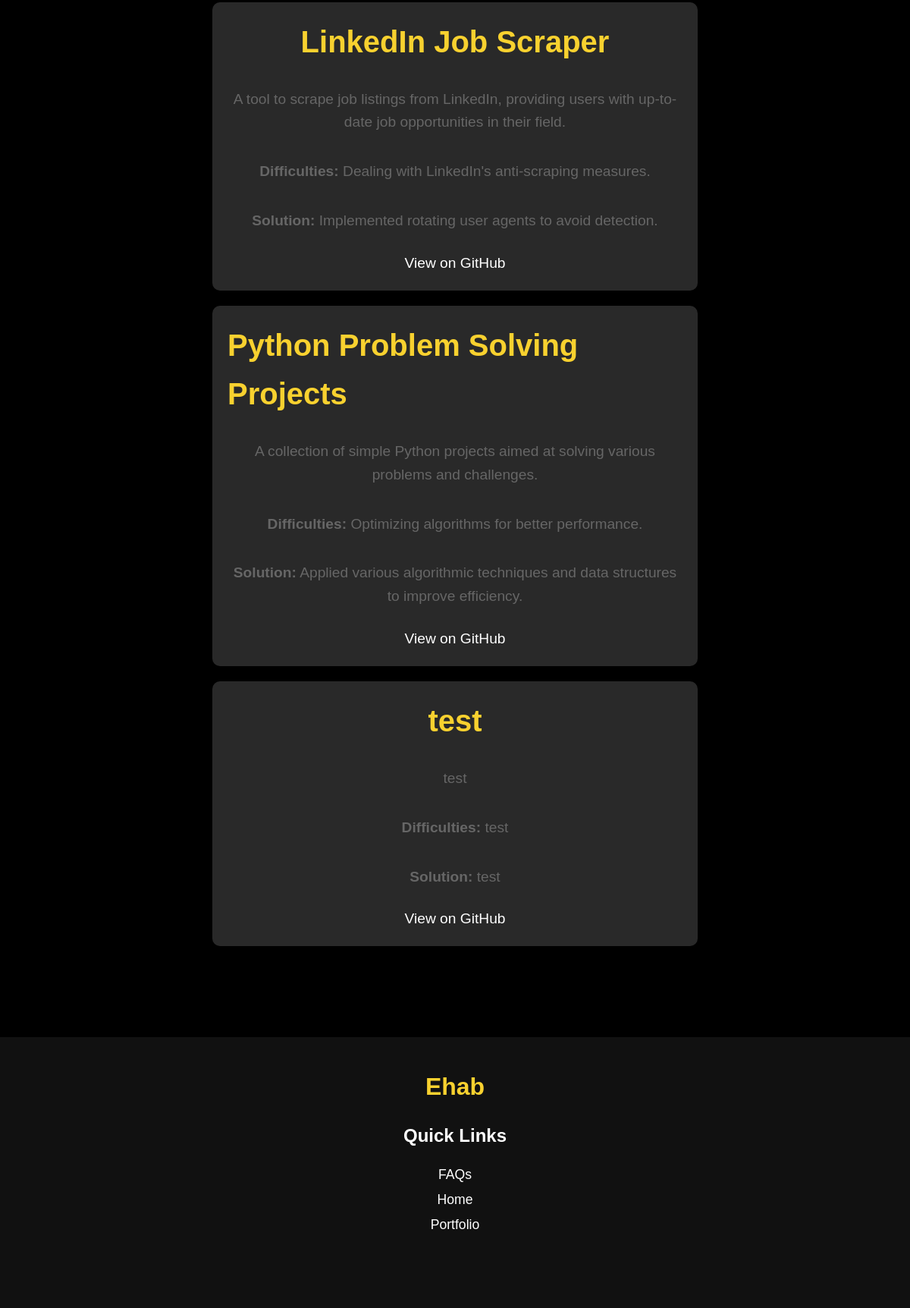
The page /projects/ (lower part) on the database as committed earlier.
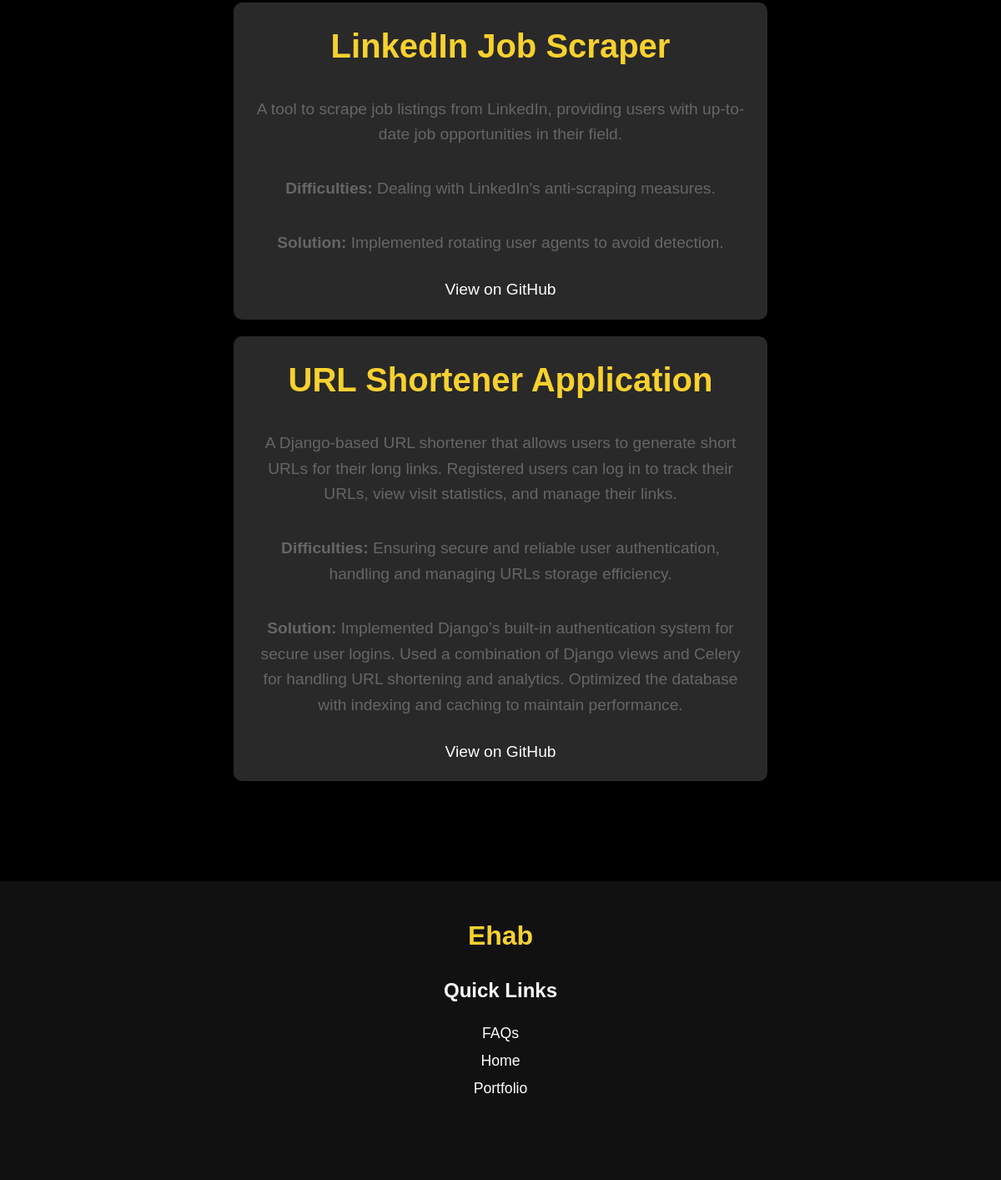
The same page on the database as committed later.
### projects/models.py (models this page shows, shortened)
class Project(models.Model):
    title = models.CharField(max_length=266)
    descriptions = models.TextField(max_length=500)
    difficulties = models.CharField(max_length=266, blank=True, null=True)
    solution = models.CharField(max_length=266, blank=True, null=True)
    link = models.CharField(max_length=266, blank=True, null=True)
    deployment_link = models.URLField(max_length=266, blank=True, null=True)  # New field for deployment link
    image = models.ImageField(upload_to='projects/%Y/%m/%d/', blank=True, null=True)

### projects/views.py (the view)
# urls.py: path('projects/', include('projects.urls')),
def projects(request):
    projects = Project.objects.all()
    return render(request, 'projects.html', {'projects': projects})

### projects/templates/projects.html (shortened to what this page needs)
{% extends "base.html" %}
{% load static %}
{% block content %}
<div class="projects-container">
    {% for project in projects %}
        <div class="project-card">
            <h2>{{ project.title }}</h2>
            <p>{{ project.descriptions }}</p>
            <p>
                <strong>Difficulties:</strong> {{ project.difficulties }}
            </p>
            <p>
                <strong>Solution:</strong> {{ project.solution }}
            </p>
            <a href="{{ project.link }}" target="_blank">View on GitHub</a>
        </div>
    {% endfor %}
</div>
{% endblock %}

Rows that differ between the two databases and show on the page:
removed Project: title "Python Problem Solving Projects", descriptions "A collection of simple Python projects aimed at solving various problems and challenges.", difficulties "Optimizing algorithms for better performance.", solution "Applied various algorithmic techniques and data structures to improve efficiency."
removed Project: title "test", descriptions "test", difficulties "test", solution "test"
added Project: title "URL Shortener Application", descriptions "A Django-based URL shortener that allows users to generate short URLs for their long links. Registered users can log in to track their URLs, view visit statistics, and manage their links.", difficulties "Ensuring secure and reliable user authentication, handling and managing URLs storage efficiency.", solution "Implemented Django’s built-in authentication system for secure user logins. Used a combination of Django views and Celery for handling URL shortening and analytics. Optimized the database with indexing and caching to maintain performance."
